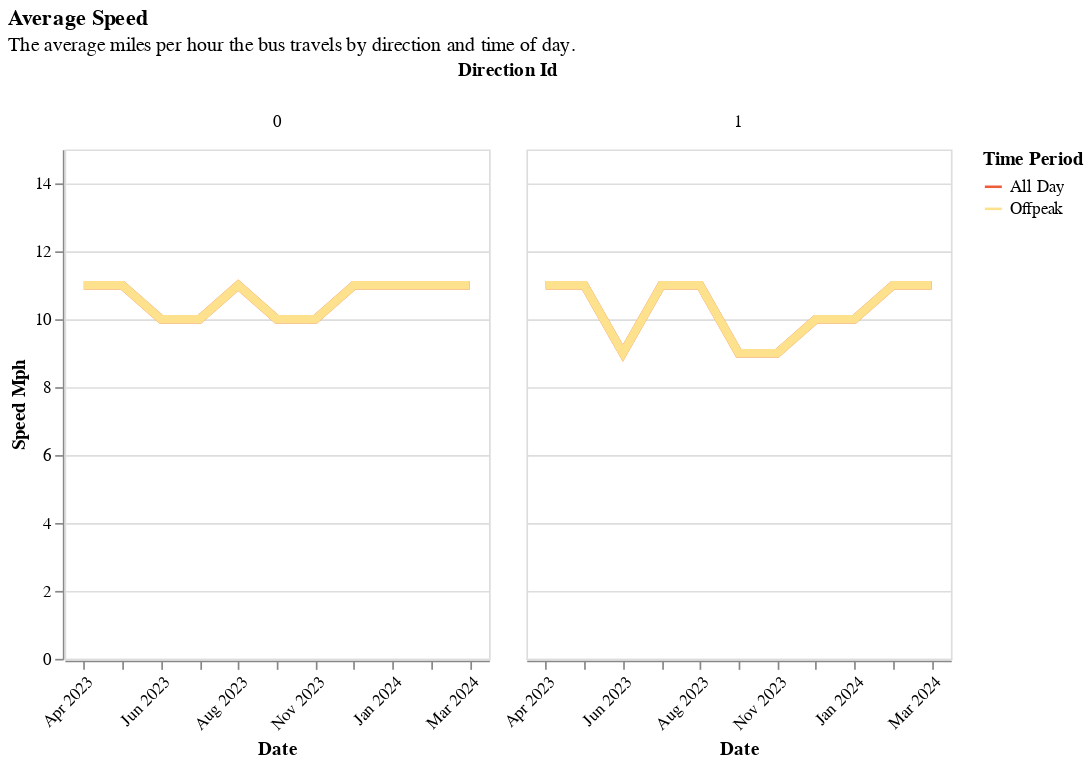

The code cell stored with this chart in its notebook:
### Markdown cell above
#### Speed MPH (Done)
* Needs a different type of chart.

### Code cell
section2.base_facet_line(
    one_route,
    "speed_mph",
    "Average Speed",
    "The average miles per hour the bus travels by direction and time of day.",
)

### Figure 1 — Vega-Lite specification as saved in the notebook (floating-point values rounded to 4 significant figures; data arrays with more than 128 entries replaced by an {"elided": "..."} marker saying what was removed)
{"config": {"view": {"continuousWidth": 300, "continuousHeight": 300}}, "data": {"name": "data-975ef71731c8eb2ca8cf87a7a10c6fb6"}, "facet": {"column": {"field": "direction_id", "title": "Direction Id", "type": "nominal"}}, "spec": {"mark": {"type": "line", "size": 5}, "encoding": {"color": {"field": "time_period", "scale": {"range": ["#ec5d3b", "#fde18d", "#7cc665"]}, "title": "Time Period", "type": "nominal"}, "strokeWidth": {"condition": {"test": "datum.time_peak == 'All Day'", "value": 10}, "value": 1}, "tooltip": [{"field": "route_combined_name", "type": "nominal"}, {"field": "route_id", "type": "nominal"}, {"field": "direction_id", "type": "quantitative"}, {"field": "time_period", "type": "nominal"}, {"field": "speed_mph_str", "type": "nominal"}], "x": {"axis": {"format": "%b %Y", "labelAngle": -45}, "field": "service_date", "timeUnit": "yearmonthdate", "title": "Date", "type": "ordinal"}, "y": {"field": "speed_mph", "scale": {"domain": [0, 15]}, "title": "Speed Mph", "type": "quantitative"}}, "height": 300, "name": "view_4", "width": 250}, "params": [{"name": "param_5", "select": {"type": "point", "fields": ["time_period"]}, "bind": "legend", "views": ["view_4"]}], "title": {"text": ["Average Speed"], "subtitle": ["The average miles per hour the bus travels by direction and time of day."]}, "$schema": "https://vega.github.io/schema/vega-lite/v5.14.1.json", "datasets": {"data-975ef71731c8eb2ca8cf87a7a10c6fb6": {"elided": "484 records"}}}
